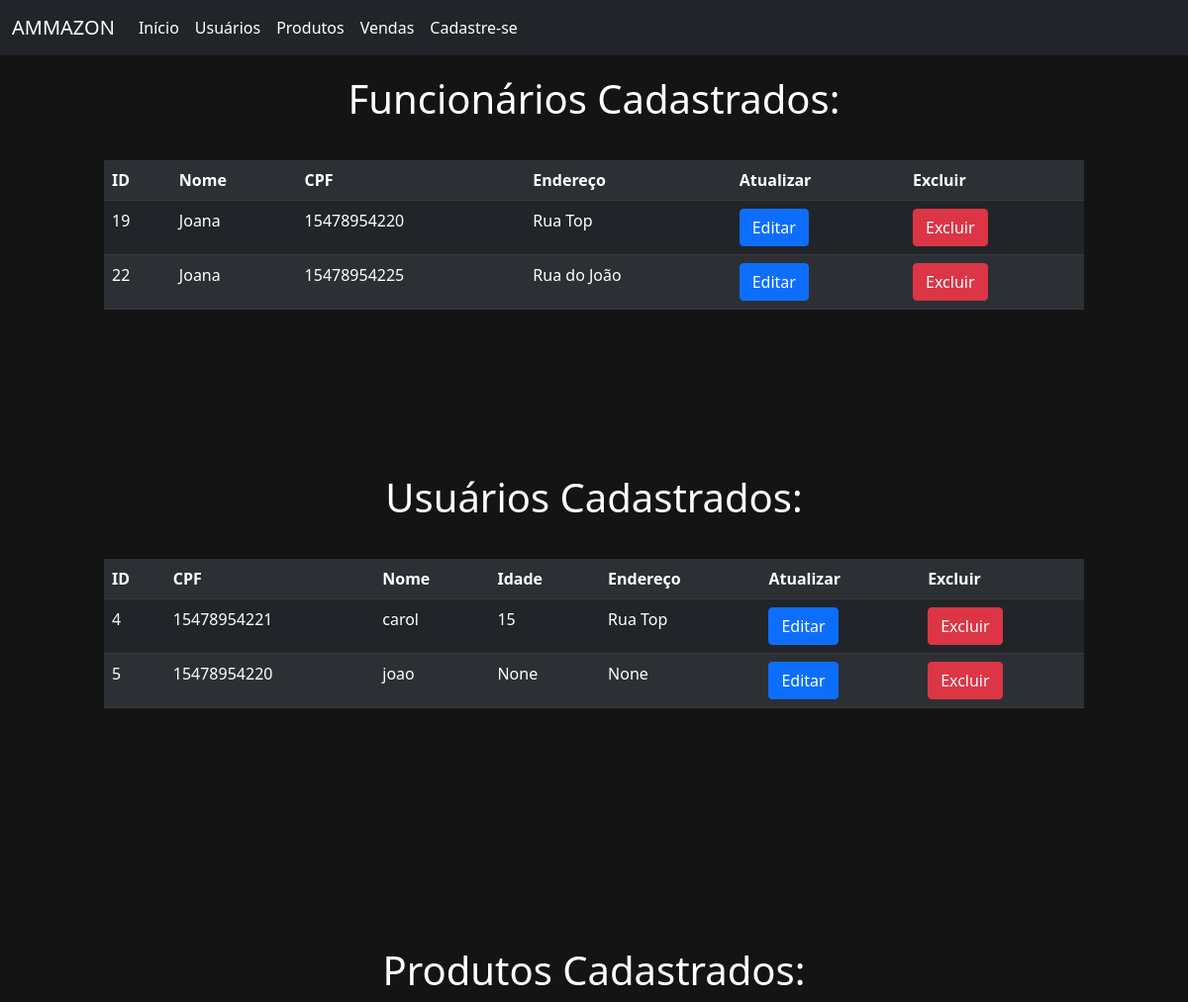
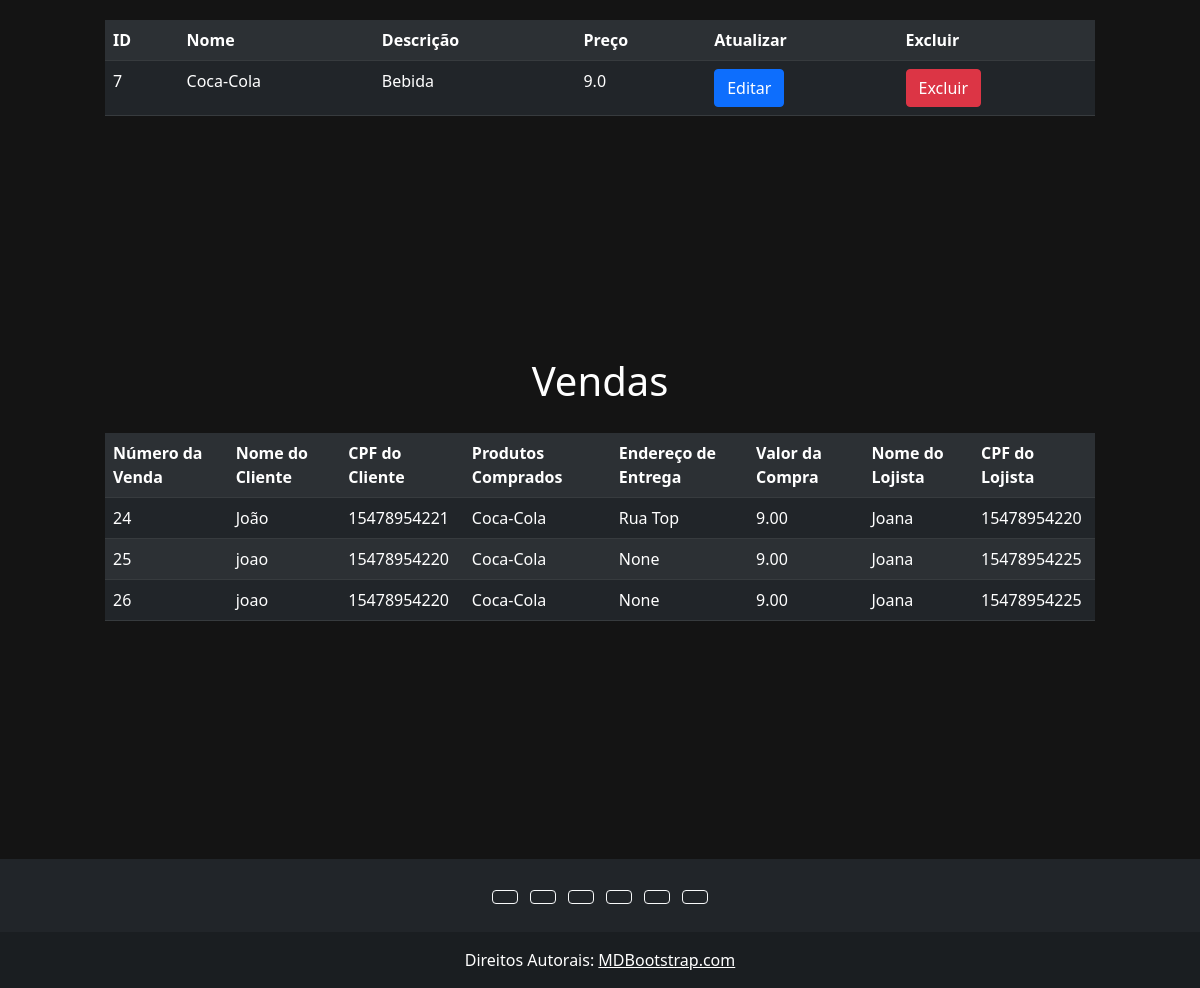
The app's page /excluir_alterar/ with its own data (2 pictures, top to bottom).
### app_cad_usuarios/models.py (models this page shows)
class Funcionario(models.Model):
    id_funcionario = models.AutoField(primary_key=True)
    nome = models.TextField(max_length=255, blank=False, null=False)
    cpf = models.CharField(max_length=11, blank=False, null=True, default=None, unique=True, validators=[MinLengthValidator(11)])
    endereco = models.TextField(max_length=255, blank=True, null=True)

class Usuario(models.Model):
    id_usuario = models.AutoField(primary_key=True)
    cpf = models.CharField(max_length=11, blank=False, null=True, default=None, unique=True, validators=[MinLengthValidator(11)])
    nome = models.TextField(max_length=255, blank=False, null=True)
    idade = models.PositiveIntegerField(null=True, blank=True, default=None, validators=[MaxValueValidator(150), MinValueValidator(18)])
    endereco = models.TextField(max_length=255, blank=True, null=True)

class Produto(models.Model):
    id_produto = models.AutoField(primary_key=True)
    nome = models.TextField(max_length=255, blank=False, null=False)
    descricao = models.TextField(max_length=255, blank=False, null=True, default=None)
    preco = models.FloatField(validators=[MinValueValidator(0.0)])

class Venda(models.Model):
    numero_da_venda_realizada = models.AutoField(primary_key=True)
    preco_venda = models.DecimalField(max_digits=10, decimal_places=2, default=0.0)
    endereco_entrega_cliente = models.TextField(max_length=255, blank=True, null=True)
    nome_cliente = models.TextField(max_length=255, blank=True, null=True)
    nome_lojista = models.TextField(max_length=255, blank=True, null=True)
    cpf_funcionario_realizou_a_venda = models.ForeignKey(Funcionario, on_delete=models.CASCADE, null=True)
    cpf_cliente = models.ForeignKey(Usuario, on_delete=models.CASCADE, null=True)
    produtos_comprados = models.ForeignKey(Produto, on_delete=models.CASCADE, null=True)

### app_cad_usuarios/views.py (the view)
# urls.py: path('excluir_alterar/', views.excluir_alterar, name='excluir_alterar'),
def excluir_alterar(request):
    tabelas = {
        'usuarios': Usuario.objects.all(),
        'funcionarios': Funcionario.objects.all(),
        'produtos': Produto.objects.all(),
        'vendas': Venda.objects.all()
    }
    return render(request, 'usuarios/editar_excluir/excluir_alterar.html', tabelas)

### app_cad_usuarios/templates/usuarios/editar_excluir/excluir_alterar.html
{% extends 'usuarios/base.html' %}
{% block conteudo %}
<div class="container" style="padding: 0px 75px 150px 75px;">
    <h1 style="text-align: center; padding-bottom: 30px; color: white;">Funcionários Cadastrados:</h1>
    <table class="table table-dark table-striped">
        <tr>
            <th>ID</th>
            <th>Nome</th>
            <th>CPF</th>
            <th>Endereço</th>
            <th>Atualizar</th>
            <th>Excluir</th>
        </tr>
        {% for funcionario in funcionarios %}
        <tr>
            <td>{{funcionario.id_funcionario}}</td>
            <td>{{funcionario.nome}}</td>
            <td>{{funcionario.cpf}}</td>
            <td>{{funcionario.endereco}}</td>
            <td>
                <a class="btn btn-primary" href="{% url 'editar_funcionario' funcionario.id_funcionario %}">Editar</a>
            </td>
            <td>
                <a class="btn btn-danger" href="{% url 'excluir_funcionario' funcionario.id_funcionario %}">Excluir</a>
            </td>
        </tr>
        {% endfor %}
    </table>
</div>
<div class="container" style="padding: 0px 75px 150px 75px;">
    <h1 style="text-align: center; padding-bottom: 30px; color: white;">Usuários Cadastrados:</h1>
    <table class="table table-dark table-striped">
        <tr>
            <th>ID</th>
            <th>CPF</th>
            <th>Nome</th>
            <th>Idade</th>
            <th>Endereço</th>
            <th>Atualizar</th>
            <th>Excluir</th>
        </tr>
        {% for usuario in usuarios %}
        <tr>
            <td>{{usuario.id_usuario}}</td>
            <td>{{usuario.cpf}}</td>
            <td>{{usuario.nome}}</td>
            <td>{{usuario.idade}}</td>
            <td>{{usuario.endereco}}</td>
            <td>
                <a class="btn btn-primary" href="{% url 'editar_usuario' usuario.id_usuario %}">Editar</a>
            </td>
            <td>
                <a class="btn btn-danger" href="{% url 'excluir_usuario' usuario.id_usuario %}">Excluir</a>
            </td>
        </tr>
        {% endfor %}
    </table>
</div>
<div class="container" style="padding: 75px 75px 150px 75px; color: white;">
    <h1 style="text-align: center; padding-bottom: 20px;">Produtos Cadastrados:</h1>
    <table class="table table-dark table-striped">
        <tr>
            <th>ID</th>
            <th>Nome</th>
            <th>Descrição</th>
            <th>Preço</th>
            <th>Atualizar</th>
            <th>Excluir</th>
        </tr>
        {% for produto in produtos %}
        <tr>
            <td>{{produto.id_produto}}</td>
            <td>{{produto.nome}}</td>
            <td>{{produto.descricao}}</td>
            <td>{{produto.preco}}</td>
            <td>
                <a class="btn btn-primary" href="{% url 'editar_produto' produto.id_produto %}">Editar</a>
            </td>
            <td>
                <a class="btn btn-danger" href="{% url 'excluir_produto' produto.id_produto %}">Excluir</a>
            </td>
        </tr>
        {% endfor %}
    </table>
</div>
<div class="container" style="padding: 75px 75px 150px 75px; color: white;">
    <h1 style="text-align: center; padding-bottom: 20px;">Vendas</h1>
    <table class="table table-dark table-striped">
        <tr>
            <th>Número da Venda</th>
            <th>Nome do Cliente</th>
            <th>CPF do Cliente</th>
            <th>Produtos Comprados</th>
            <th>Endereço de Entrega</th>
            <th>Valor da Compra</th>
            <th>Nome do Lojista</th>
            <th>CPF do Lojista</th>
        </tr>
        {% for venda in vendas %}
        <tr>
            <td>{{venda.numero_da_venda_realizada}}</td>
            <td>{{venda.nome_cliente}}</td>
            <td>{{venda.cpf_cliente.cpf}}</td>
            <td>{{venda.produtos_comprados.nome}}</td>
            <td>{{venda.endereco_entrega_cliente}}</td>
            <td>{{venda.preco_venda}}</td>
            <td>{{venda.nome_lojista}}</td>
            <td>{{venda.cpf_funcionario_realizou_a_venda.cpf}}</td>
        </tr>
        {% endfor %}
    </table>
</div>
{% endblock %}

### app_cad_usuarios/static/base.css (style rules this page uses)
* { padding: 0; margin: 0; box-sizing: border-box; }

### records on screen
Funcionario: id_funcionario "19", nome "Joana", cpf "15478954220", endereco "Rua Top"
Funcionario: id_funcionario "22", nome "Joana", cpf "15478954225", endereco "Rua do João"
Usuario: id_usuario "4", cpf "15478954221", nome "carol", idade "15", endereco "Rua Top"
Usuario: id_usuario "5", cpf "15478954220", nome "joao", idade "None", endereco "None"
Produto: id_produto "7", nome "Coca-Cola", descricao "Bebida", preco "9.0"
Venda: numero_da_venda_realizada "24", nome_cliente "João", cpf_cliente.cpf "15478954221", produtos_comprados.nome "Coca-Cola", endereco_entrega_cliente "Rua Top", preco_venda "9.00", nome_lojista "Joana", cpf_funcionario_realizou_a_venda.cpf "15478954220"
Venda: numero_da_venda_realizada "25", nome_cliente "joao", cpf_cliente.cpf "15478954220", produtos_comprados.nome "Coca-Cola", endereco_entrega_cliente "None", preco_venda "9.00", nome_lojista "Joana", cpf_funcionario_realizou_a_venda.cpf "15478954225"
Venda: numero_da_venda_realizada "26", nome_cliente "joao", cpf_cliente.cpf "15478954220", produtos_comprados.nome "Coca-Cola", endereco_entrega_cliente "None", preco_venda "9.00", nome_lojista "Joana", cpf_funcionario_realizou_a_venda.cpf "15478954225"
